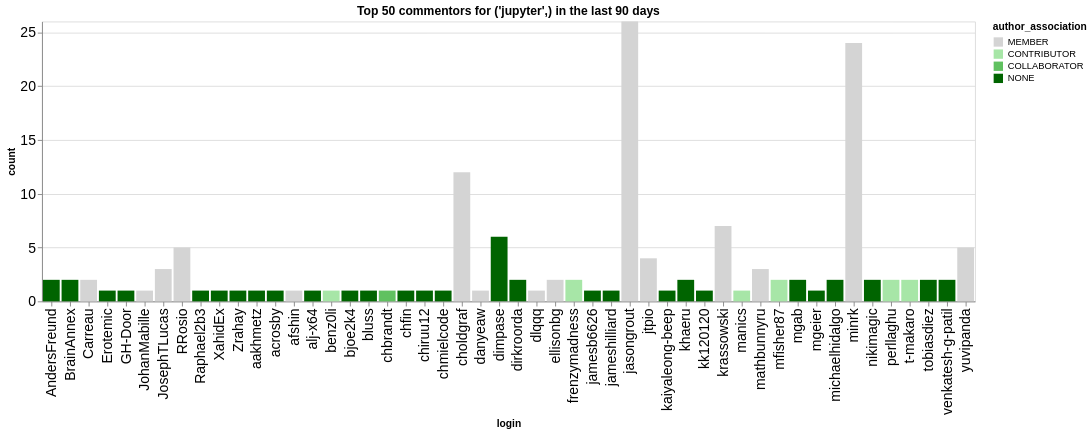

Write notebook code for a chart like this one.
### Code cell
n_plot = 50
charts = []
for ii, (iorg, idata) in enumerate(commentors.groupby(['org'])):
    title = f"Top {n_plot} commentors for {iorg} in the last {n_days} days"
    idata = idata.groupby('login', as_index=False).agg({'count': 'sum', 'author_association': 'first'})
    idata = idata.sort_values('count', ascending=False).head(n_plot)
    ch = alt.Chart(data=idata.head(n_plot), title=title).mark_bar().encode(
        x='login',
        y='count',
        color=alt.Color('author_association', scale=alt.Scale(domain=author_types, range=author_colors))
    )
    charts.append(ch)
alt.hconcat(*charts)

### Figure 1 — Vega-Lite specification as saved in the notebook (floating-point values rounded to 4 significant figures)
{"config": {"axisLeft": {"labelFontSize": 15}, "axisBottom": {"labelFontSize": 15}}, "hconcat": [{"mark": {"type": "bar"}, "encoding": {"color": {"field": "author_association", "scale": {"domain": ["MEMBER", "CONTRIBUTOR", "COLLABORATOR", "NONE"], "range": ["rgb(211.82745098039214, 211.82745098039214, 211.82745098039214)", "rgb(166.98562091503268, 229.89803921568628, 166.98562091503268)", "rgb(96.37647058823529, 192.75294117647059, 96.37647058823529)", "rgb(0.0, 100.3921568627451, 0.0)"]}, "type": "nominal"}, "x": {"field": "login", "type": "nominal"}, "y": {"field": "count", "type": "quantitative"}}, "title": "Top 50 commentors for ('jupyter',) in the last 90 days"}], "data": {"name": "data-044214e954d18ca165b7ec92f5c5f839"}, "$schema": "https://vega.github.io/schema/vega-lite/v5.20.1.json", "datasets": {"data-044214e954d18ca165b7ec92f5c5f839": [{"login": "jasongrout", "count": 26, "author_association": "MEMBER"}, {"login": "minrk", "count": 24, "author_association": "MEMBER"}, {"login": "choldgraf", "count": 12, "author_association": "MEMBER"}, {"login": "krassowski", "count": 7, "author_association": "MEMBER"}, {"login": "dimpase", "count": 6, "author_association": "NONE"}, {"login": "RRosio", "count": 5, "author_association": "MEMBER"}, {"login": "yuvipanda", "count": 5, "author_association": "MEMBER"}, {"login": "jtpio", "count": 4, "author_association": "MEMBER"}, {"login": "mathbunnyru", "count": 3, "author_association": "MEMBER"}, {"login": "JosephTLucas", "count": 3, "author_association": "MEMBER"}, {"login": "ellisonbg", "count": 2, "author_association": "MEMBER"}, {"login": "nikimagic", "count": 2, "author_association": "NONE"}, {"login": "tobiasdiez", "count": 2, "author_association": "NONE"}, {"login": "perllaghu", "count": 2, "author_association": "CONTRIBUTOR"}, {"login": "khaeru", "count": 2, "author_association": "NONE"}, {"login": "dirkroorda", "count": 2, "author_association": "NONE"}, {"login": "frenzymadness", "count": 2, "author_association": "CONTRIBUTOR"}, {"login": "michaelhidalgo", "count": 2, "author_association": "NONE"}, {"login": "mfisher87", "count": 2, "author_association": "CONTRIBUTOR"}, {"login": "Carreau", "count": 2, "author_association": "MEMBER"}, {"login": "AndersFreund", "count": 2, "author_association": "NONE"}, {"login": "BrainAnnex", "count": 2, "author_association": "NONE"}, {"login": "venkatesh-g-patil", "count": 2, "author_association": "NONE"}, {"login": "mgab", "count": 2, "author_association": "NONE"}, {"login": "t-makaro", "count": 2, "author_association": "CONTRIBUTOR"}, {"login": "chmielcode", "count": 1, "author_association": "NONE"}, {"login": "chbrandt", "count": 1, "author_association": "COLLABORATOR"}, {"login": "bjoe2k4", "count": 1, "author_association": "NONE"}, {"login": "bluss", "count": 1, "author_association": "NONE"}, {"login": "benz0li", "count": 1, "author_association": "CONTRIBUTOR"}, {"login": "alj-x64", "count": 1, "author_association": "NONE"}, {"login": "Zrahay", "count": 1, "author_association": "NONE"}, {"login": "afshin", "count": 1, "author_association": "MEMBER"}, {"login": "acrosby", "count": 1, "author_association": "NONE"}, {"login": "aakhmetz", "count": 1, "author_association": "NONE"}, {"login": "Raphael2b3", "count": 1, "author_association": "NONE"}, {"login": "XahidEx", "count": 1, "author_association": "NONE"}, {"login": "GH-Door", "count": 1, "author_association": "NONE"}, {"login": "JohanMabille", "count": 1, "author_association": "MEMBER"}, {"login": "Erotemic", "count": 1, "author_association": "NONE"}, {"login": "chiruu12", "count": 1, "author_association": "NONE"}, {"login": "chfin", "count": 1, "author_association": "NONE"}, {"login": "kaiyaleong-beep", "count": 1, "author_association": "NONE"}, {"login": "dlqqq", "count": 1, "author_association": "MEMBER"}, {"login": "danyeaw", "count": 1, "author_association": "MEMBER"}, {"login": "jamesb6626", "count": 1, "author_association": "NONE"}, {"login": "jameshilliard", "count": 1, "author_association": "NONE"}, {"login": "manics", "count": 1, "author_association": "CONTRIBUTOR"}, {"login": "kk120120", "count": 1, "author_association": "NONE"}, {"login": "mgeier", "count": 1, "author_association": "NONE"}]}}
